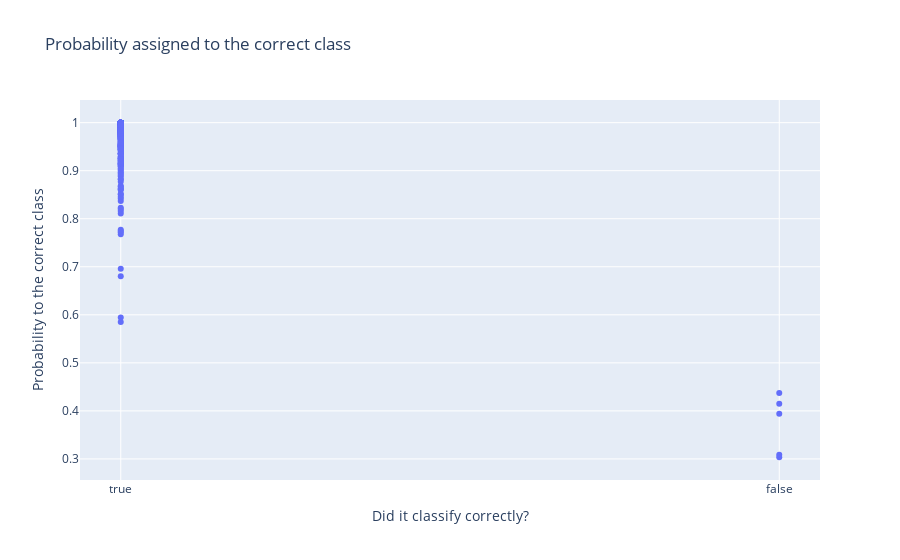

Notebook code for this chart:
### Code cell
args.base_seed = 51
test_dataset = SortedDatasetExtended(size=1000, **args.__dict__).to("cuda")
toks, target = test_dataset.toks, test_dataset.target
# toks, target = test_dataset.pad_toks.to('cuda'), test_dataset.is_sorted(test_dataset.pad_toks).to('cuda')

with torch.inference_mode():
    logits = model(toks)
    selected_logits = logits[*(toks == test_dataset.END).nonzero(as_tuple=True)]
    predicted_ans = selected_logits.argmax(-1)
    acc = predicted_ans == target.squeeze()
    missed_toks = toks[~acc]
    probs = selected_logits.softmax(dim=-1)
    probs_correct_class = probs[torch.arange(probs.shape[0]), target.squeeze()]

print('Misclasified toks', missed_toks)
print('Misclasified toks target', target[~acc].squeeze().tolist())
print('Misclasified toks predicted answer', predicted_ans[~acc].tolist())
print('Misclasified toks probability on predicted answer', (100*probs[~acc, predicted_ans[~acc].squeeze()]).round())
print('Accuracy', acc.float().mean().item())
mpu.scatter(x=acc, y=probs_correct_class, title='Probability assigned to the correct class',
            labels=dict(x='Did it classify correctly?', y='Probability to the correct class'))

### Figure 1 — Plotly figure (JSON) as saved in the notebook; plotly's stock layout.template omitted (floating-point values rounded to 4 significant figures; data arrays with more than 128 entries replaced by an {"elided": "..."} marker saying what was removed)
{"data": [{"hovertemplate": "Did it classify correctly?=%{x}<br>Probability to the correct class=%{y}<extra></extra>", "legendgroup": "", "marker": {"color": "#636efa", "symbol": "circle"}, "mode": "markers", "name": "", "orientation": "v", "showlegend": false, "type": "scatter", "x": {"elided": "1000 bool values"}, "xaxis": "x", "y": {"elided": "1000 float values"}, "yaxis": "y"}], "layout": {"legend": {"tracegroupgap": 0}, "title": {"text": "Probability assigned to the correct class"}, "xaxis": {"anchor": "y", "domain": [0, 1], "title": {"text": "Did it classify correctly?"}}, "yaxis": {"anchor": "x", "domain": [0, 1], "title": {"text": "Probability to the correct class"}}}}
